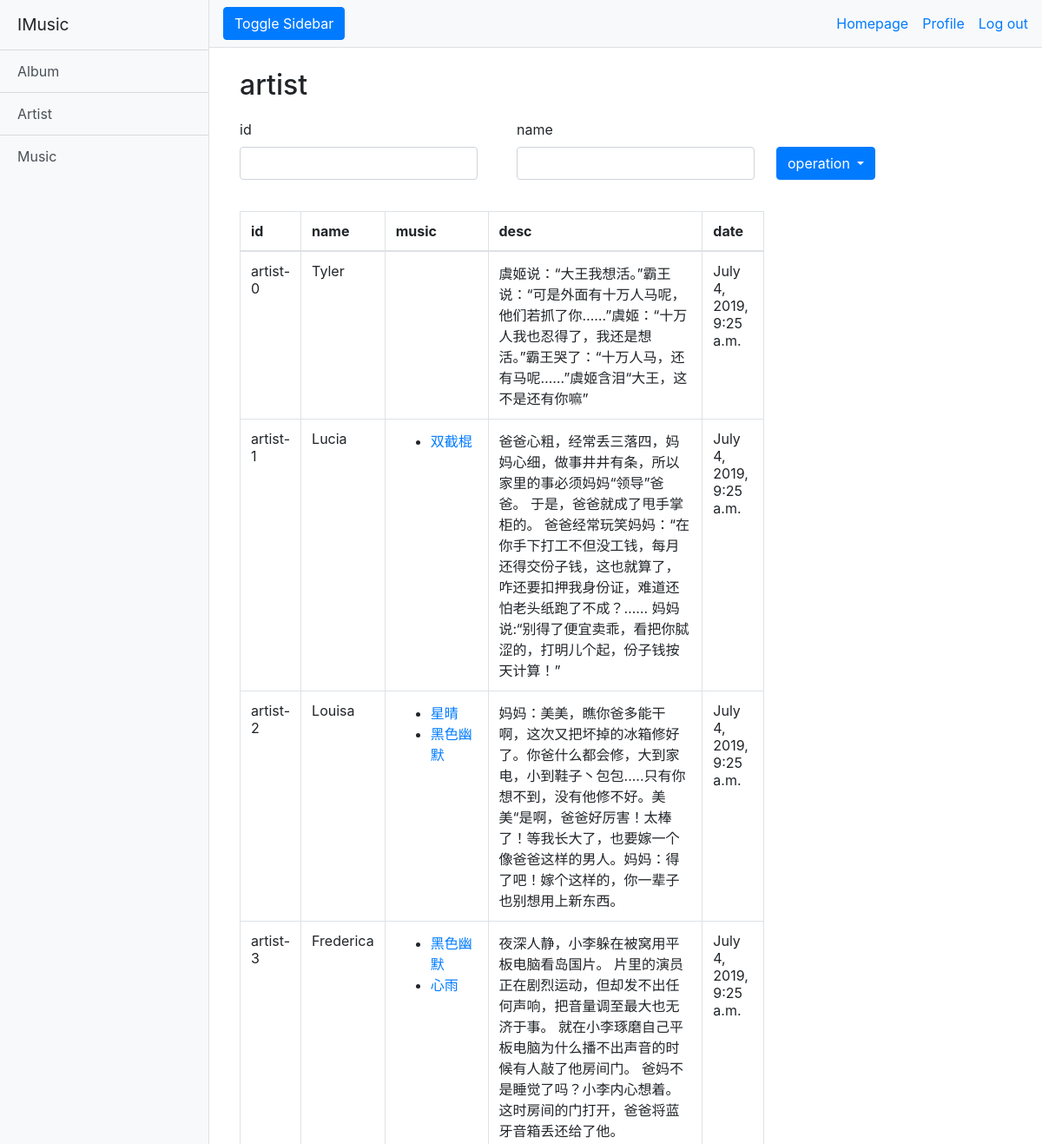
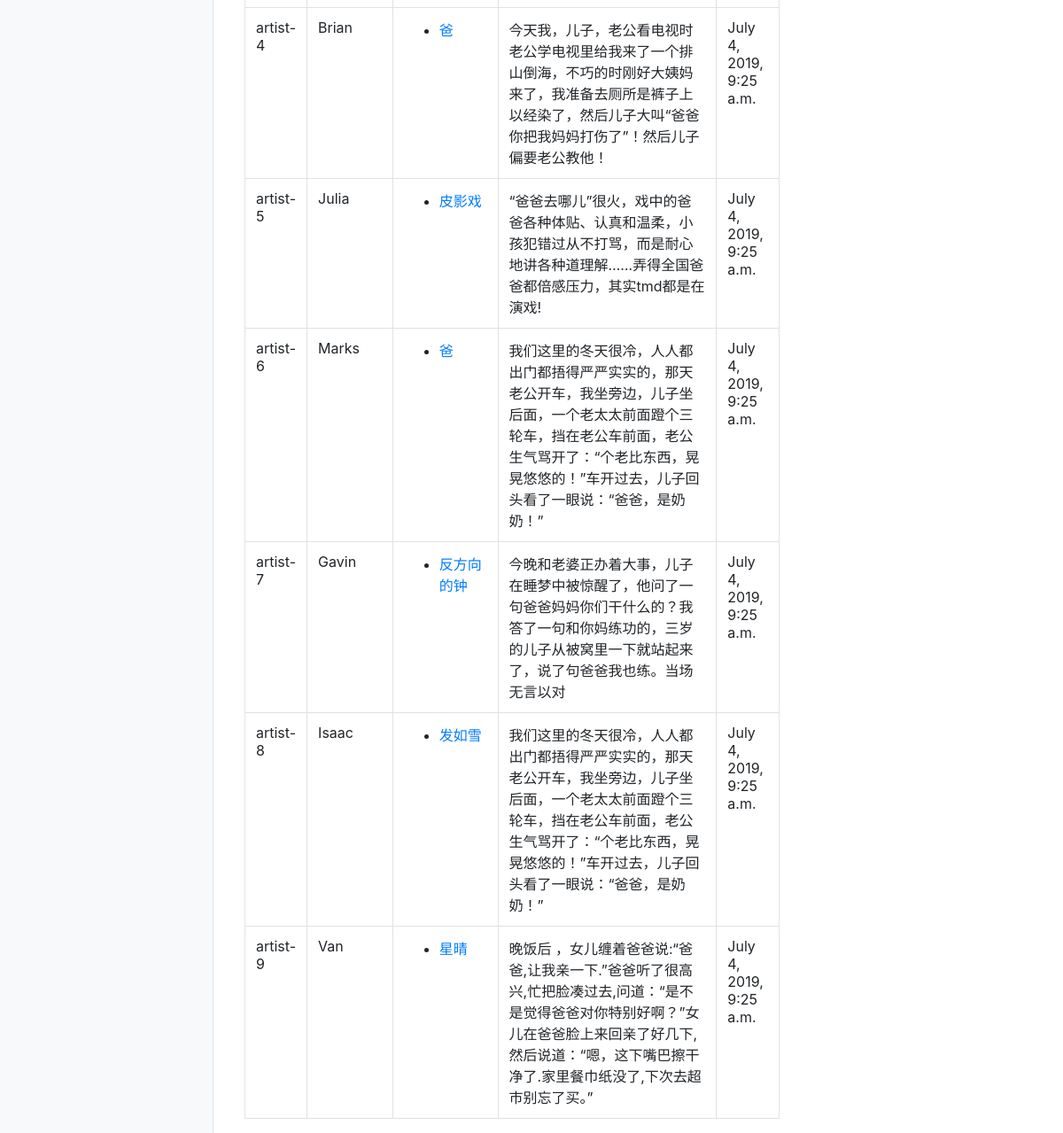
/music_system/artist.html (signed in), run on the app's committed database (2 pictures, top to bottom).
### music_system/models.py (models this page shows, shortened)
class artist(models.Model):
    artistId = models.CharField(primary_key=True, max_length=10)
    name = models.CharField(max_length=10)
    date = models.DateTimeField(default=timezone.now)
    desc = models.CharField(max_length=1000)

class music(models.Model):
    musicId = models.CharField(primary_key=True, max_length=10)
    name = models.CharField(max_length=10)
    date = models.DateTimeField(default=timezone.now)
    isVip = models.BooleanField(default=False)
    album = models.ForeignKey(album, on_delete=models.SET_NULL, null=True)
    artist = models.ManyToManyField(artist)

### music_system/views.py (the view)
# urls.py: path('artist.html', views.search_artist, name='search_artist'),
def search_artist(req):
    dic = {attr: req.GET[attr]
           for attr in artist_attrs if attr in req.GET and req.GET[attr]}
    context = {}
    objs = artist.objects.filter(**dic)
    if not objs:
        context['info'] = 'No music found, show all'
        objs = artist.objects.all()
    for m in objs:
        m.musics = m.music_set.all()
    context['artists'] = objs
    return render(req, 'music_system/artist.html', context)

### music_system/templates/music_system/artist.html (shortened to what this page needs)
<html>
    <head>
        {% extends "music_system/main.html" %}
        {% block func_unit %}
        <h2 class="mt-4" style="margin-left:20px">artist</h2>
        <form name="form1" style="margin-top:20px;">
            <div class="row">
                <div class="form-group col-md6" style="margin-left:35px;margin-right:10px">
                    <label for="formGroupExampleInput">id</label>
                    <input class="form-control" type="text" name="artistId" value=""/>
                </div>
                <div class="form-group col-md6" style="margin-left:35px;margin-right:10px">
                    <label for="formGroupExampleInput">name</label>
                    <input class="form-control" type="text" name="name" value=""/>
                </div>
                <div class="col">
                    <div class="btn-group" style="margin-top:32px">
                        <button type="button" class="btn btn-primary dropdown-toggle" data-toggle="dropdown">operation
                        </button>
                    </div>
                </div>
            </div>
        </form>
        <table style="margin-top:20px;margin-left:20px;width:65%;" class="table table-hover table-bordered">
            <thead>
                <tr>
                    <th style="width:8%">id</th>
                    <th style="width:8%">name</th>
                    <th style="width:22%">music</th>
                    <th style="width:50%">desc</th>
                    <th style="width:12%">date</th>
                </tr>
            </thead>
            {% if artists %}
            <tbod>
            {% for artist in artists %}
            <tr>
                <td>{{ artist.artistId}}</td>
                <td>{{ artist.name}}</td>
                <td>
                    <ul>
                        {% for music in artist.musics %}
                        <li><a href="music/{{music.musicId}}">{{music.name}}</a></li>
                        {% endfor %}
                    </ul>
                </td>
                <td>{{ artist.desc}}</td>
                <td>{{ artist.date }}</td>
            </tr>
            {% endfor %}
        </table>
        {% endif %}
        {% endblock %}

### music_system/static/css/simple-sidebar.css (style rules this page uses)
body { overflow-x: hidden; }

### data on the page
artist: artistId "artist-0", name "Tyler", desc "虞姬说：“大王我想活。”霸王说：“可是外面有十万人马呢，他们若抓了你……”虞姬：“十万人我也忍得了，我还是想活。”霸王哭了：“十万人马，还有马呢……”虞姬含泪“大王，这不是还有你嘛”", date "July 4, 2019, 9:25 a.m."
artist: artistId "artist-1", name "Lucia", desc "爸爸心粗，经常丢三落四，妈妈心细，做事井井有条，所以家里的事必须妈妈“领导”爸爸。 于是，爸爸就成了甩手掌柜的。 爸爸经常玩笑妈妈：“在你手下打工不但没工钱，每月还得交份子钱，这也就算了，咋还要扣押我身份证，难道还怕老头纸跑了不成？…… 妈妈说:“别得了便宜卖乖，看把你脦涩的，打明儿个起，份子钱按天计算！”", date "July 4, 2019, 9:25 a.m."
music: name "双截棍"
artist: artistId "artist-2", name "Louisa", desc "妈妈：美美，瞧你爸多能干啊，这次又把坏掉的冰箱修好了。你爸什么都会修，大到家电，小到鞋子丶包包.....只有你想不到，没有他修不好。美美“是啊，爸爸好厉害！太棒了！等我长大了，也要嫁一个像爸爸这样的男人。妈妈：得了吧！嫁个这样的，你一辈子也别想用上新东西。", date "July 4, 2019, 9:25 a.m."
music: name "星晴"
music: name "黑色幽默"
artist: artistId "artist-3", name "Frederica", desc "夜深人静，小李躲在被窝用平板电脑看岛国片。 片里的演员正在剧烈运动，但却发不出任何声响，把音量调至最大也无济于事。 就在小李琢磨自己平板电脑为什么播不出声音的时候有人敲了他房间门。 爸妈不是睡觉了吗？小李内心想着。 这时房间的门打开，爸爸将蓝牙音箱丢还给了他。", date "July 4, 2019, 9:25 a.m."
music: name "心雨"
artist: artistId "artist-4", name "Brian", desc "今天我，儿子，老公看电视时老公学电视里给我来了一个排山倒海，不巧的时刚好大姨妈来了，我准备去厕所是裤子上以经染了，然后儿子大叫“爸爸你把我妈妈打伤了”！然后儿子偏要老公教他！", date "July 4, 2019, 9:25 a.m."
music: name "爸"
artist: artistId "artist-5", name "Julia", desc "“爸爸去哪儿”很火，戏中的爸爸各种体贴、认真和温柔，小孩犯错过从不打骂，而是耐心地讲各种道理解……弄得全国爸爸都倍感压力，其实tmd都是在演戏!", date "July 4, 2019, 9:25 a.m."
music: name "皮影戏"
artist: artistId "artist-6", name "Marks", desc "我们这里的冬天很冷，人人都出门都捂得严严实实的，那天老公开车，我坐旁边，儿子坐后面，一个老太太前面蹬个三轮车，挡在老公车前面，老公生气骂开了：“个老比东西，晃晃悠悠的！”车开过去，儿子回头看了一眼说：“爸爸，是奶奶！”", date "July 4, 2019, 9:25 a.m."
artist: artistId "artist-7", name "Gavin", desc "今晚和老婆正办着大事，儿子在睡梦中被惊醒了，他问了一句爸爸妈妈你们干什么的？我答了一句和你妈练功的，三岁的儿子从被窝里一下就站起来了，说了句爸爸我也练。当场无言以对", date "July 4, 2019, 9:25 a.m."
music: name "反方向的钟"
artist: artistId "artist-8", name "Isaac", desc "我们这里的冬天很冷，人人都出门都捂得严严实实的，那天老公开车，我坐旁边，儿子坐后面，一个老太太前面蹬个三轮车，挡在老公车前面，老公生气骂开了：“个老比东西，晃晃悠悠的！”车开过去，儿子回头看了一眼说：“爸爸，是奶奶！”", date "July 4, 2019, 9:25 a.m."
music: name "发如雪"
artist: artistId "artist-9", name "Van", desc "晚饭后 ，女儿缠着爸爸说:“爸爸,让我亲一下.”爸爸听了很高兴,忙把脸凑过去,问道：“是不是觉得爸爸对你特别好啊？”女儿在爸爸脸上来回亲了好几下,然后说道：“嗯，这下嘴巴擦干净了.家里餐巾纸没了,下次去超市别忘了买。”", date "July 4, 2019, 9:25 a.m."
